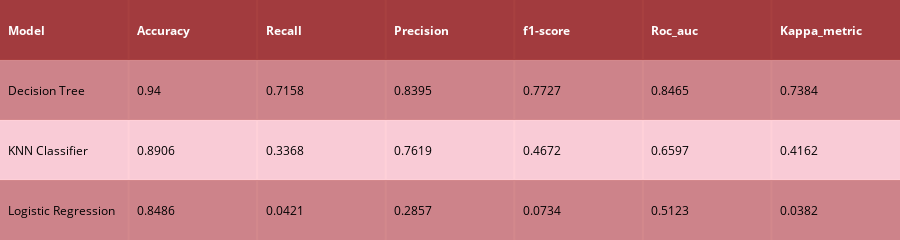

Notebook cell for this chart:
### Markdown cell above
Over Test Set

### Code cell
model_performances_test = pd.DataFrame() 
for name in models:
    if name == 'Logistic (SMOTE)':
        model_performances_test = model_performances_test.append(model_report(models[name][0],
                                                    x_smote[models[name][1]], churn_test[models[name][1]],
                                                    y_smote, churn_test[target_col], name), ignore_index=True)
    else:
        model_performances_test = model_performances_test.append(model_report(models[name][0],
                                                    x_train[models[name][1]], churn_test[models[name][1]], 
                                                    y_train, churn_test[target_col], name), ignore_index=True)
colorscale = [[0, '#8B0000'], [1, '#FFC0CB']]  



table_test = ff.create_table(np.round(model_performances_test, 4), colorscale=colorscale)
py.iplot(table_test)

### Figure 1 — Plotly figure (JSON) as saved in the notebook; plotly's stock layout.template omitted (floating-point values rounded to 4 significant figures)
{"data": [{"colorscale": [[0, "#8B0000"], [1, "#FFC0CB"]], "hoverinfo": "none", "opacity": 0.75, "showscale": false, "type": "heatmap", "z": [[0, 0, 0, 0, 0, 0, 0], [0.5, 0.5, 0.5, 0.5, 0.5, 0.5, 0.5], [1, 1, 1, 1, 1, 1, 1], [0.5, 0.5, 0.5, 0.5, 0.5, 0.5, 0.5]]}], "layout": {"annotations": [{"align": "left", "font": {"color": "#ffffff"}, "showarrow": false, "text": "<b>Model</b>", "x": -0.45, "xanchor": "left", "xref": "x", "y": 0, "yref": "y"}, {"align": "left", "font": {"color": "#ffffff"}, "showarrow": false, "text": "<b>Accuracy</b>", "x": 0.55, "xanchor": "left", "xref": "x", "y": 0, "yref": "y"}, {"align": "left", "font": {"color": "#ffffff"}, "showarrow": false, "text": "<b>Recall</b>", "x": 1.55, "xanchor": "left", "xref": "x", "y": 0, "yref": "y"}, {"align": "left", "font": {"color": "#ffffff"}, "showarrow": false, "text": "<b>Precision</b>", "x": 2.55, "xanchor": "left", "xref": "x", "y": 0, "yref": "y"}, {"align": "left", "font": {"color": "#ffffff"}, "showarrow": false, "text": "<b>f1-score</b>", "x": 3.55, "xanchor": "left", "xref": "x", "y": 0, "yref": "y"}, {"align": "left", "font": {"color": "#ffffff"}, "showarrow": false, "text": "<b>Roc_auc</b>", "x": 4.55, "xanchor": "left", "xref": "x", "y": 0, "yref": "y"}, {"align": "left", "font": {"color": "#ffffff"}, "showarrow": false, "text": "<b>Kappa_metric</b>", "x": 5.55, "xanchor": "left", "xref": "x", "y": 0, "yref": "y"}, {"align": "left", "font": {"color": "#000000"}, "showarrow": false, "text": "Decision Tree", "x": -0.45, "xanchor": "left", "xref": "x", "y": 1, "yref": "y"}, {"align": "left", "font": {"color": "#000000"}, "showarrow": false, "text": "0.94", "x": 0.55, "xanchor": "left", "xref": "x", "y": 1, "yref": "y"}, {"align": "left", "font": {"color": "#000000"}, "showarrow": false, "text": "0.7158", "x": 1.55, "xanchor": "left", "xref": "x", "y": 1, "yref": "y"}, {"align": "left", "font": {"color": "#000000"}, "showarrow": false, "text": "0.8395", "x": 2.55, "xanchor": "left", "xref": "x", "y": 1, "yref": "y"}, {"align": "left", "font": {"color": "#000000"}, "showarrow": false, "text": "0.7727", "x": 3.55, "xanchor": "left", "xref": "x", "y": 1, "yref": "y"}, {"align": "left", "font": {"color": "#000000"}, "showarrow": false, "text": "0.8465", "x": 4.55, "xanchor": "left", "xref": "x", "y": 1, "yref": "y"}, {"align": "left", "font": {"color": "#000000"}, "showarrow": false, "text": "0.7384", "x": 5.55, "xanchor": "left", "xref": "x", "y": 1, "yref": "y"}, {"align": "left", "font": {"color": "#000000"}, "showarrow": false, "text": "KNN Classifier", "x": -0.45, "xanchor": "left", "xref": "x", "y": 2, "yref": "y"}, {"align": "left", "font": {"color": "#000000"}, "showarrow": false, "text": "0.8906", "x": 0.55, "xanchor": "left", "xref": "x", "y": 2, "yref": "y"}, {"align": "left", "font": {"color": "#000000"}, "showarrow": false, "text": "0.3368", "x": 1.55, "xanchor": "left", "xref": "x", "y": 2, "yref": "y"}, {"align": "left", "font": {"color": "#000000"}, "showarrow": false, "text": "0.7619", "x": 2.55, "xanchor": "left", "xref": "x", "y": 2, "yref": "y"}, {"align": "left", "font": {"color": "#000000"}, "showarrow": false, "text": "0.4672", "x": 3.55, "xanchor": "left", "xref": "x", "y": 2, "yref": "y"}, {"align": "left", "font": {"color": "#000000"}, "showarrow": false, "text": "0.6597", "x": 4.55, "xanchor": "left", "xref": "x", "y": 2, "yref": "y"}, {"align": "left", "font": {"color": "#000000"}, "showarrow": false, "text": "0.4162", "x": 5.55, "xanchor": "left", "xref": "x", "y": 2, "yref": "y"}, {"align": "left", "font": {"color": "#000000"}, "showarrow": false, "text": "Logistic Regression", "x": -0.45, "xanchor": "left", "xref": "x", "y": 3, "yref": "y"}, {"align": "left", "font": {"color": "#000000"}, "showarrow": false, "text": "0.8486", "x": 0.55, "xanchor": "left", "xref": "x", "y": 3, "yref": "y"}, {"align": "left", "font": {"color": "#000000"}, "showarrow": false, "text": "0.0421", "x": 1.55, "xanchor": "left", "xref": "x", "y": 3, "yref": "y"}, {"align": "left", "font": {"color": "#000000"}, "showarrow": false, "text": "0.2857", "x": 2.55, "xanchor": "left", "xref": "x", "y": 3, "yref": "y"}, {"align": "left", "font": {"color": "#000000"}, "showarrow": false, "text": "0.0734", "x": 3.55, "xanchor": "left", "xref": "x", "y": 3, "yref": "y"}, {"align": "left", "font": {"color": "#000000"}, "showarrow": false, "text": "0.5123", "x": 4.55, "xanchor": "left", "xref": "x", "y": 3, "yref": "y"}, {"align": "left", "font": {"color": "#000000"}, "showarrow": false, "text": "0.0382", "x": 5.55, "xanchor": "left", "xref": "x", "y": 3, "yref": "y"}], "height": 170, "margin": {"b": 0, "l": 0, "r": 0, "t": 0}, "xaxis": {"dtick": 1, "gridwidth": 2, "showticklabels": false, "tick0": -0.5, "ticks": "", "zeroline": false}, "yaxis": {"autorange": "reversed", "dtick": 1, "gridwidth": 2, "showticklabels": false, "tick0": 0.5, "ticks": "", "zeroline": false}}}
